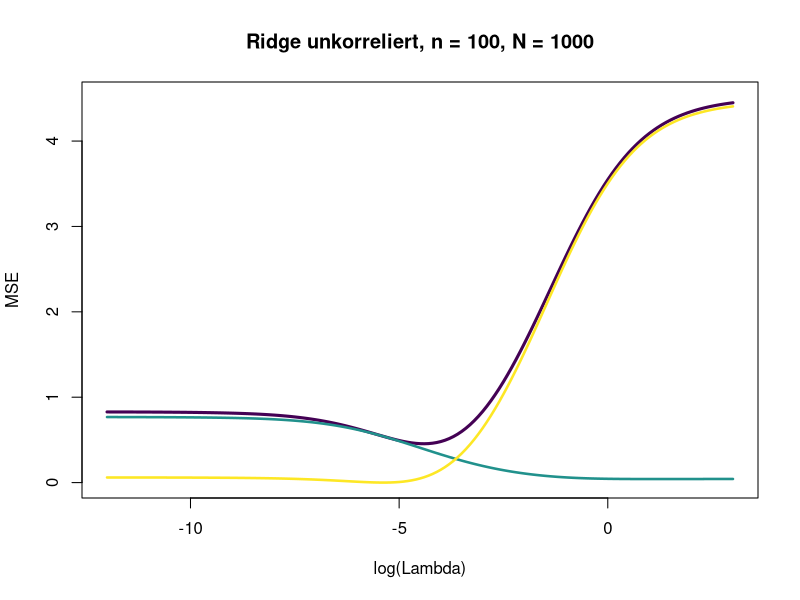
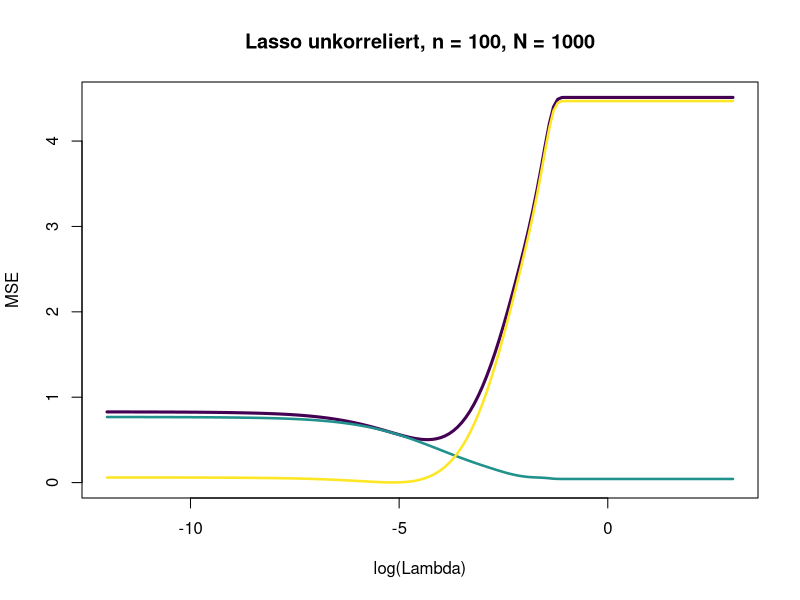
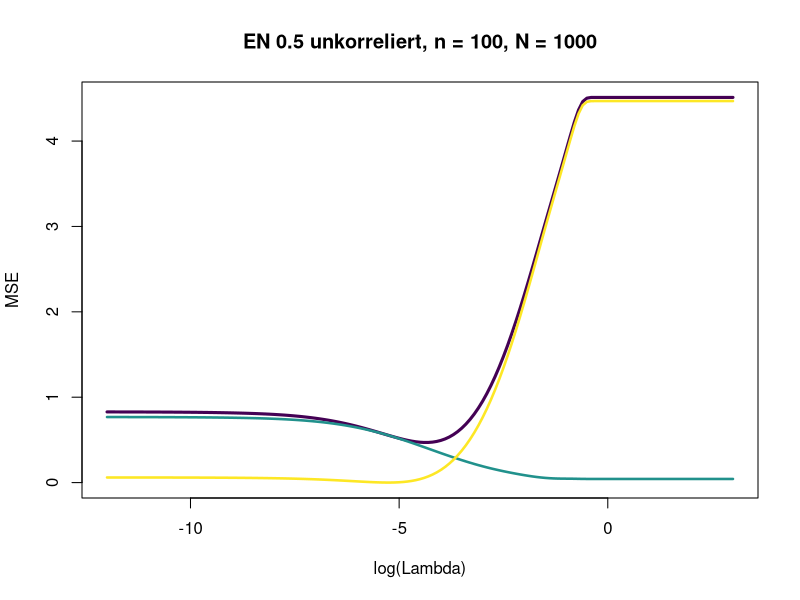
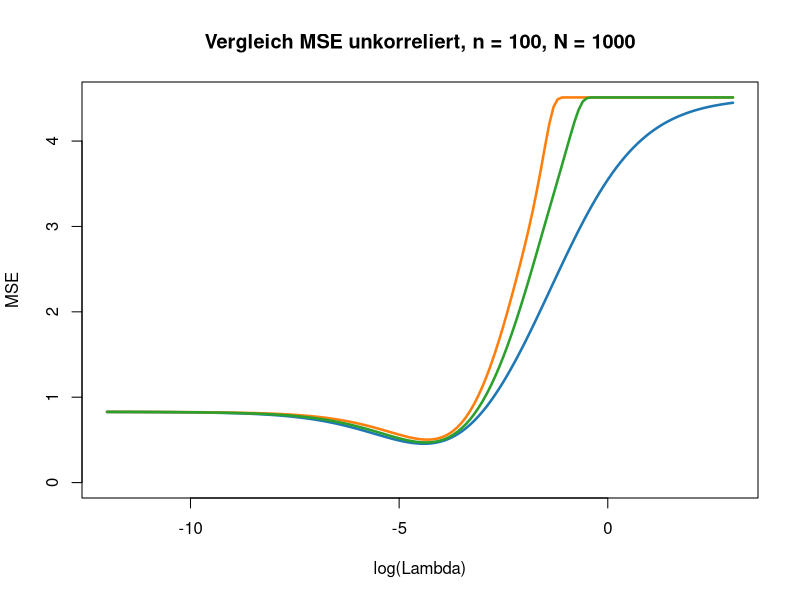

Reproduce these figures in R, in order.
library(glmnet)

set.seed(12345)

q <- 5
b0 <- 0
b <- rep(0,q)
n <- 100
N <- 1000
X <- matrix(0,n,q)
numlist <- seq(-12,3,0.1)
l <- length(numlist)
lambdalist <- exp(numlist)
results <- vector("list", N)
results_array <- array(NA, dim = c(q+1, l, N))
ra <-  array(NA, dim = c(q+1, 1, N))
rar <- results_array
ral <- results_array
rael <- results_array
rm(results_array)


b0 <- round(rnorm(1,0,1),2)
b <- round(rnorm(q,0,1),2)


for(j in 1:N){
  
  for(i in 1:q){
    X[,i] <- rnorm(n,0,1)
  }
  
  Xt <- X
  
  #sds <- sqrt(colMeans(X^2) - colMeans(X)^2)
  
  #Xt <- t((t(X)-colMeans(X))/sds)
  
  
  eta <- b0 + Xt%*%b
  p <- plogis(eta)
  Y <- rbinom(n,1,p)
  
  gg <- glm(Y~Xt, family = "binomial")
  ggr <- glmnet(Xt,Y, family = "binomial", lambda = lambdalist, alpha = 0)
  ggl <- glmnet(Xt,Y, family = "binomial", lambda = lambdalist, alpha = 1)
  ggel <- glmnet(Xt,Y, family = "binomial", lambda = lambdalist, alpha = 0.5)
  
  ra[,,j] <- as.matrix(coef(gg))
  rar[,,j] <- as.matrix(coef(ggr))
  ral[,,j] <- as.matrix(coef(ggl))
  rael[,,j] <- as.matrix(coef(ggel))
  
  print(j/N)
}



bb <- c(b0,b)
lamlist2 <- log(ggl$lambda)



m <- apply(ra,c(1,2),mean)
m_r <- apply(rar,c(1,2),mean)
m_l <- apply(ral,c(1,2),mean)
m_el <- apply(rael,c(1,2),mean)

bi <- m - bb
bi_r <- m_r - bb
bi_l <- m_l - bb
bi_el <- m_el - bb

bi2 <- colSums(bi^2)
bi2_r <- colSums(bi_r^2)
bi2_l <- colSums(bi_l^2)
bi2_el <- colSums(bi_el^2)

v <- colSums(apply(ra,c(1,2),var))
v_r <- colSums(apply(rar,c(1,2),var))
v_l <- colSums(apply(ral,c(1,2),var))
v_el <- colSums(apply(rael,c(1,2),var))

MSE <- v + bi2
MSEr <- v_r + bi2_r
MSEl <- v_l + bi2_l
MSEel <- v_el + bi2_el

maxmse <- max(MSEr,MSEl,MSEel)

gr <- which.min(MSEr)
gl <- which.min(MSEl)
gel <- which.min(MSEel)

org <- c(v,bi2,MSE)
ridge <- c(v_r[gr], bi2_r[gr], MSEr[gr], lamlist2[gr])
lasso <- c(v_l[gl], bi2_l[gl], MSEl[gl], lamlist2[gl])
elastic <- c(v_el[gel], bi2_el[gel], MSEel[gel], lamlist2[gel])






plot(lamlist2, MSEr, type = "l", ylim = c(0,maxmse), main = paste("Ridge unkorreliert, n = ",n,", N = ",N, sep = ""),
     col = "#440154", lwd = 3, xlab = "log(Lambda)", ylab = "MSE")
lines(lamlist2, v_r, col = "#21918c", lwd = 2.5)
lines(lamlist2, bi2_r, col = "#fde725", lwd = 2.5)


plot(lamlist2, MSEl, type = "l", ylim = c(0,maxmse), main = paste("Lasso unkorreliert, n = ",n,", N = ",N, sep = ""),
     col = "#440154", lwd = 3, xlab = "log(Lambda)", ylab = "MSE")
lines(lamlist2, v_l, col = "#21918c", lwd = 2.5)
lines(lamlist2, bi2_l, col = "#fde725", lwd = 2.5)


plot(lamlist2, MSEel, type = "l", ylim = c(0,maxmse), main = paste("EN 0.5 unkorreliert, n = ",n,", N = ",N, sep = ""),
     col = "#440154", lwd = 3, xlab = "log(Lambda)", ylab = "MSE")
lines(lamlist2, v_el, col = "#21918c", lwd = 2.5)
lines(lamlist2, bi2_el, col = "#fde725", lwd = 2.5)


plot(lamlist2, MSEr, type = "l", ylim = c(0,maxmse), col = "#1F77B4", lwd = 2.5,
     main = paste("Vergleich MSE unkorreliert, n = ",n,", N = ",N, sep = ""), xlab = "log(Lambda)", ylab = "MSE")
lines(lamlist2, MSEl, col = "#FF7F0E", lwd = 2.5)
lines(lamlist2, MSEel, col = "#2CA02C", lwd = 2.5)




round(ridge,3)
round(lasso,3)
round(elastic,3)
round(org,3)
